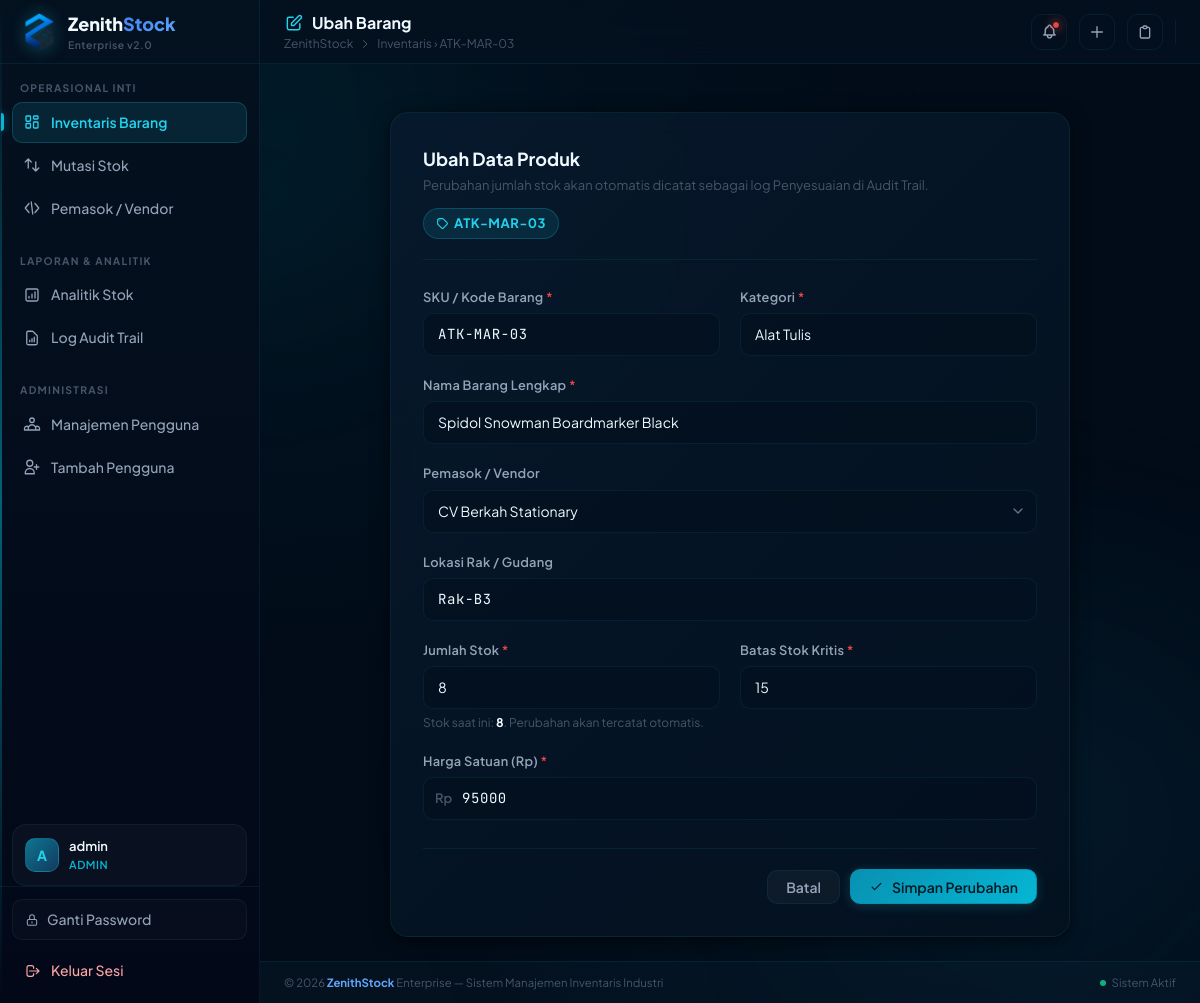
The page /dashboard/edit/8 (signed in) on the database its author committed.
### zenithstock/models.py (models this page shows, shortened)
class User(db.Model, UserMixin):
    __tablename__ = 'users'
    id = db.Column(db.Integer, primary_key=True)
    username = db.Column(db.String(80), unique=True, nullable=False, index=True)
    password_hash = db.Column(db.String(255), nullable=False)
    role = db.Column(db.String(20), nullable=False, default='staff') # 'admin' or 'staff'
    status = db.Column(db.String(20), nullable=False, default='pending') # 'active', 'pending', 'inactive'
    @property
    def is_active(self):
        return self.status == 'active'
    def is_admin(self):
        return self.role == 'admin'

class Product(db.Model):
    __tablename__ = 'products'
    id = db.Column(db.Integer, primary_key=True)
    sku = db.Column(db.String(20), unique=True, nullable=False, index=True)
    nama_barang = db.Column(db.String(100), nullable=False)
    kategori = db.Column(db.String(50), nullable=False)
    stok = db.Column(db.Integer, nullable=False, default=0)
    harga = db.Column(db.Integer, nullable=False, default=0)
    min_stok = db.Column(db.Integer, nullable=False, default=10) # threshold stok kritis produk
    lokasi_rak = db.Column(db.String(50)) # misal: 'Rak A-12', 'Gudang 2'
    supplier_id = db.Column(db.Integer, db.ForeignKey('suppliers.id'), nullable=True)
    movements = db.relationship('StockMovement', backref='product', lazy=True, cascade='all, delete-orphan')

### zenithstock/routes/dashboard.py (the view, shortened to what this page needs)
@dashboard_bp.route('/edit/<int:product_id>', methods=['GET', 'POST'])
@login_required
def edit(product_id):
    product = Product.query.get_or_404(product_id)
    form = ProductForm(obj=product, product_id=product_id)
    if request.method == 'GET':
        form.supplier_id.data = product.supplier_id if product.supplier_id else -1
        form.stok.data = product.stok
    return render_template('dashboard/edit.html', form=form, product=product)

### zenithstock/templates/dashboard/edit.html (shortened to what this page needs)
{% extends "base.html" %}
{% block header_title %}
<svg style="width:20px;height:20px;color:var(--zs-cyan-400);" fill="none" viewBox="0 0 24 24" stroke="currentColor">
    <path stroke-linecap="round" stroke-linejoin="round" stroke-width="1.75" d="M11 5H6a2 2 0 00-2 2v11a2 2 0 002 2h11a2 2 0 002-2v-5m-1.414-9.414a2 2 0 112.828 2.828L11.828 15H9v-2.828l8.586-8.586z" />
</svg>
Ubah Barang
{% endblock %}
{% block breadcrumb %}Inventaris › {{ product.sku }}{% endblock %}
{% block content %}
<div style="max-width:680px;margin:0 auto;">
    <div class="zs-panel" style="padding:32px;">
        <div style="margin-bottom:28px;padding-bottom:20px;border-bottom:1px solid var(--color-border);display:flex;align-items:flex-start;justify-content:space-between;gap:12px;flex-wrap:wrap;">
            <div>
                <h2 style="font-size:1.125rem;font-weight:700;color:var(--color-text-primary);margin:0 0 4px;">Ubah Data Produk</h2>
                <p style="font-size:0.8125rem;color:var(--color-text-muted);margin:0;">Perubahan jumlah stok akan otomatis dicatat sebagai log Penyesuaian di Audit Trail.</p>
            </div>
            <span class="badge cyan" style="font-size:0.8125rem;padding:5px 12px;">
                <svg style="width:13px;height:13px;" fill="none" viewBox="0 0 24 24" stroke="currentColor">
                    <path stroke-linecap="round" stroke-linejoin="round" stroke-width="2" d="M7 7h.01M7 3h5c.512 0 1.024.195 1.414.586l7 7a2 2 0 010 2.828l-7 7a2 2 0 01-2.828 0l-7-7A1.994 1.994 0 013 12V7a4 4 0 014-4z" />
                </svg>
                {{ product.sku }}
            </span>
        </div>
        <form method="POST" action="{{ url_for('dashboard.edit', product_id=product.id) }}" novalidate>
            <div class="grid grid-cols-1 sm:grid-cols-2 gap-5">
                <div>
                    <label class="form-label" for="sku">SKU / Kode Barang <span style="color:var(--color-danger);">*</span></label>
                    {{ form.sku(id="sku", class="form-control mono", style="text-transform:uppercase;") }}
                </div>
                <div>
                    <label class="form-label" for="kategori">Kategori <span style="color:var(--color-danger);">*</span></label>
                    {{ form.kategori(id="kategori", class="form-control") }}
                </div>
                <div style="grid-column:1/-1;">
                    <label class="form-label" for="nama_barang">Nama Barang Lengkap <span style="color:var(--color-danger);">*</span></label>
                    {{ form.nama_barang(id="nama_barang", class="form-control") }}
                </div>
                <div style="grid-column:1/-1;">
                    <label class="form-label" for="supplier_id">Pemasok / Vendor</label>
                    <div class="select-wrapper">
                        {{ form.supplier_id(id="supplier_id", class="form-control") }}
                    </div>
                </div>
                <div style="grid-column:1/-1;">
                    <label class="form-label" for="lokasi_rak">Lokasi Rak / Gudang</label>
                    {{ form.lokasi_rak(id="lokasi_rak", class="form-control mono") }}
                </div>
                <div>
                    <label class="form-label" for="stok">Jumlah Stok <span style="color:var(--color-danger);">*</span></label>
                    {{ form.stok(id="stok", type="number", class="form-control", min="0") }}
                    <div class="form-helper">Stok saat ini: <strong style="color:var(--color-text-primary);">{{ product.stok }}</strong>. Perubahan akan tercatat otomatis.</div>
                </div>
                <div>
                    <label class="form-label" for="min_stok">Batas Stok Kritis <span style="color:var(--color-danger);">*</span></label>
                    {{ form.min_stok(id="min_stok", type="number", class="form-control", min="0") }}
                </div>
                <div style="grid-column:1/-1;">
                    <label class="form-label" for="harga">Harga Satuan (Rp) <span style="color:var(--color-danger);">*</span></label>
                    <div class="input-group">
                        <span class="input-prefix" style="font-weight:600;">Rp</span>
                        {{ form.harga(id="harga", type="number", class="form-control mono", min="0") }}
                    </div>
                </div>
            </div>
            <div style="display:flex;align-items:center;justify-content:flex-end;gap:10px;margin-top:28px;padding-top:20px;border-top:1px solid var(--color-border);">
                <a href="{{ url_for('dashboard.index') }}" class="btn btn-secondary">Batal</a>
                <button type="submit" class="btn btn-primary">
                    <svg style="width:15px;height:15px;" fill="none" viewBox="0 0 24 24" stroke="currentColor">
                        <path stroke-linecap="round" stroke-linejoin="round" stroke-width="2" d="M5 13l4 4L19 7" />
                    </svg>
                    Simpan Perubahan
                </button>
            </div>
        </form>
    </div>
</div>
{% endblock %}

### zenithstock/templates/base.html (shortened to what this page needs)
<!DOCTYPE html>
<html lang="id" class="h-full">
<head>
    <script src="https://cdn.tailwindcss.com"></script>
    <link rel="stylesheet" href="{{ url_for('static', filename='css/style.css') }}">
</head>
<body class="font-sans antialiased" x-data="{ sidebarOpen: false }">
    {% if current_user.is_authenticated %}
    <aside :class="sidebarOpen ? 'open' : ''" class="sidebar">
        <a href="{{ url_for('dashboard.index') }}" class="sidebar-brand">
            <img src="{{ url_for('static', filename='img/logo.png') }}"
                 alt="ZenithStock Logo"
                 class="sidebar-logo-img"
                 onerror="this.style.display='none';this.nextElementSibling.style.display='flex'">
            <div>
                <div class="sidebar-brand-text">Zenith<span>Stock</span></div>
                <div class="sidebar-version">Enterprise v2.0</div>
            </div>
        </a>
        <nav class="sidebar-nav">
            <div class="nav-group">
                <div class="nav-group-label">Operasional Inti</div>
                <a href="{{ url_for('dashboard.index') }}"
                   class="nav-link {% if request.blueprint == 'dashboard' %}active{% endif %}">
                    <span>Inventaris Barang</span>
                </a>
                <a href="{{ url_for('movements.index') }}"
                   class="nav-link {% if request.blueprint == 'movements' %}active{% endif %}">
                    <svg class="nav-icon" fill="none" viewBox="0 0 24 24" stroke="currentColor">
                        <path stroke-linecap="round" stroke-linejoin="round" d="M7 16V4m0 0L3 8m4-4l4 4M17 8v12m0 0l4-4m-4 4l-4-4" />
                    </svg>
                    <span>Mutasi Stok</span>
                </a>
                <a href="{{ url_for('suppliers.index') }}"
                   class="nav-link {% if request.blueprint == 'suppliers' %}active{% endif %}">
                    <svg class="nav-icon" fill="none" viewBox="0 0 24 24" stroke="currentColor">
                        <path stroke-linecap="round" stroke-linejoin="round" d="M8 18L3 12l5-6M16 18l5-6-5-6M11 4l2 16" />
                    </svg>
                    <span>Pemasok / Vendor</span>
                </a>
            </div>
            <div class="nav-group">
                <div class="nav-group-label">Laporan & Analitik</div>
                <a href="{{ url_for('analytics.index') }}"
                   class="nav-link {% if request.blueprint == 'analytics' %}active{% endif %}">
                    <svg class="nav-icon" fill="none" viewBox="0 0 24 24" stroke="currentColor">
                        <path stroke-linecap="round" stroke-linejoin="round" d="M16 8v8m-4-5v5m-4-2v2m-2 4h12a2 2 0 002-2V6a2 2 0 00-2-2H6a2 2 0 00-2 2v12a2 2 0 002 2z" />
                    </svg>
                    <span>Analitik Stok</span>
                </a>
                <a href="{{ url_for('audit.index') }}"
                   class="nav-link {% if request.blueprint == 'audit' %}active{% endif %}">
                    <svg class="nav-icon" fill="none" viewBox="0 0 24 24" stroke="currentColor">
                        <path stroke-linecap="round" stroke-linejoin="round" d="M9 17v-2m3 2v-4m3 4v-6m2 10H7a2 2 0 01-2-2V5a2 2 0 012-2h5.586a1 1 0 01.707.293l5.414 5.414a1 1 0 01.293.707V19a2 2 0 01-2 2z" />
                    </svg>
                    <span>Log Audit Trail</span>
                </a>
            </div>
            {% if current_user.is_admin() %}
            <div class="nav-group">
                <div class="nav-group-label">Administrasi</div>
                <a href="{{ url_for('users.index') }}"
                   class="nav-link {% if request.blueprint == 'users' %}active{% endif %}">
                    <span>Manajemen Pengguna</span>
                </a>
                <a href="{{ url_for('auth.register') }}"
                   class="nav-link {% if request.blueprint == 'auth' and request.endpoint == 'auth.register' %}active{% endif %}">
                    <svg class="nav-icon" fill="none" viewBox="0 0 24 24" stroke="currentColor">
                        <path stroke-linecap="round" stroke-linejoin="round" d="M18 9v3m0 0v3m0-3h3m-3 0h-3m-2-5a4 4 0 11-8 0 4 4 0 018 0zM3 20a6 6 0 0112 0v1H3v-1z" />
                    </svg>
                    <span>Tambah Pengguna</span>
                </a>
            </div>
            {% endif %}
        </nav>
        <div class="sidebar-user">
            <div class="user-avatar">{{ current_user.username[0]|upper }}</div>
            <div class="user-info">
                <div class="user-name">{{ current_user.username }}</div>
                <div class="user-role">{{ current_user.role }}</div>
            </div>
        </div>
        <div class="sidebar-footer">
            <a href="{{ url_for('auth.change_password') }}" class="sidebar-footer-btn" style="color:var(--color-text-secondary);border:1px solid rgba(255,255,255,0.05);background:rgba(255,255,255,0.02);margin-bottom:4px;display:flex;align-items:center;gap:8px;">
                <svg style="width:14px;height:14px;flex-shrink:0;" fill="none" viewBox="0 0 24 24" stroke="currentColor">
                    <path stroke-linecap="round" stroke-linejoin="round" stroke-width="1.75" d="M12 15v2m-6 4h12a2 2 0 002-2v-6a2 2 0 00-2-2H6a2 2 0 00-2 2v6a2 2 0 002 2zm10-10V7a4 4 0 00-8 0v4h8z" />
                </svg>
                Ganti Password
            </a>
            <a href="{{ url_for('auth.logout') }}" class="sidebar-footer-btn danger">
                <svg style="width:16px;height:16px;flex-shrink:0;" fill="none" viewBox="0 0 24 24" stroke="currentColor">
                    <path stroke-linecap="round" stroke-linejoin="round" stroke-width="1.75" d="M17 16l4-4m0 0l-4-4m4 4H7m6 4v1a3 3 0 01-3 3H6a3 3 0 01-3-3V7a3 3 0 013-3h4a3 3 0 013 3v1" />
                </svg>
                Keluar Sesi
            </a>
        </div>
    </aside>
    {% endif %}
    <div class="content-area{% if not current_user.is_authenticated %} no-sidebar{% endif %}">
        <header class="topbar">
            <div class="topbar-left">
                <div>
                    <h1 class="page-title">{% block header_title %}{% endblock %}</h1>
                    <div class="page-breadcrumb hidden sm:flex">
                        <span>ZenithStock</span>
                        <svg style="width:12px;height:12px;" fill="none" viewBox="0 0 24 24" stroke="currentColor">
                            <path stroke-linecap="round" stroke-linejoin="round" stroke-width="2" d="M9 5l7 7-7 7" />
                        </svg>
                        <span>{% block breadcrumb %}Dashboard{% endblock %}</span>
                    </div>
                </div>
            </div>
            <div class="topbar-right">
                {% if current_user.is_authenticated %}
                <div class="relative" x-data="{ open: false }" @click.outside="open = false" style="position:relative;">
                    <button class="topbar-btn" @click="open = !open" title="Notifikasi Stok Kritis" style="position:relative;">
                        {% if global_critical_count > 0 %}
                        <span class="notification-badge animate-pulse"></span>
                        {% endif %}
                    </button>
                </div>
                <a href="{{ url_for('dashboard.create') }}" class="topbar-btn" title="Tambah Barang Baru">
                    <svg style="width:16px;height:16px;" fill="none" viewBox="0 0 24 24" stroke="currentColor">
                        <path stroke-linecap="round" stroke-linejoin="round" stroke-width="2" d="M12 4v16m8-8H4" />
                    </svg>
                </a>
                <a href="{{ url_for('movements.create') }}" class="topbar-btn" title="Catat Mutasi Stok">
                    <svg style="width:16px;height:16px;" fill="none" viewBox="0 0 24 24" stroke="currentColor">
                        <path stroke-linecap="round" stroke-linejoin="round" stroke-width="2" d="M9 5H7a2 2 0 00-2 2v12a2 2 0 002 2h10a2 2 0 002-2V7a2 2 0 00-2-2h-2M9 5a2 2 0 002 2h2a2 2 0 002-2M9 5a2 2 0 012-2h2a2 2 0 012 2" />
                    </svg>
                </a>
                {% else %}
                <a href="{{ url_for('auth.login') }}" class="btn btn-secondary btn-sm">Masuk</a>
                <a href="{{ url_for('auth.register') }}" class="btn btn-primary btn-sm">Daftar</a>
                {% endif %}
            </div>
        </header>
        <main class="main-content relative z-10" id="main-content" tabindex="-1">
            {% block content %}{% endblock %}
        </main>
        <footer style="padding:12px 24px;border-top:1px solid var(--color-border);background:var(--color-surface);text-align:center;font-size:0.7125rem;color:var(--color-text-muted);flex-shrink:0;display:flex;align-items:center;justify-content:space-between;gap:16px;">
            <span>&copy; 2026 <strong class="footer-brand-strong" style="color:#60a5fa;">ZenithStock</strong> Enterprise &mdash; Sistem Manajemen Inventaris Industri</span>
            <span style="display:flex;align-items:center;gap:6px;">
                <span style="width:6px;height:6px;border-radius:50%;background:#10b981;display:inline-block;animation:pulseGlow 2s infinite;"></span>
                Sistem Aktif
            </span>
        </footer>
    </div>
</body>
</html>

### rows shown on the page
User: username "A", username "admin", role "ADMIN"
Product: sku "ATK-MAR-03", kategori "Alat Tulis", nama_barang "Spidol Snowman Boardmarker Black", supplier_id "CV Berkah Stationary", lokasi_rak "Rak-B3", stok "8", min_stok "15", harga "95000"
